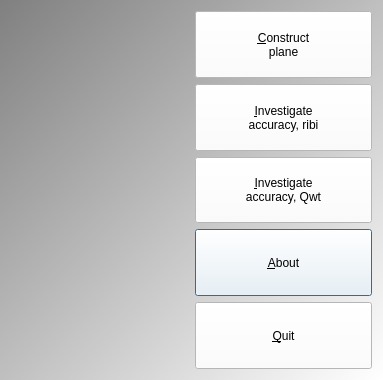
<?xml version="1.0" encoding="UTF-8"?>
<ui version="4.0">
 <class>QtTestPlaneMenuDialog</class>
 <widget class="QDialog" name="QtTestPlaneMenuDialog">
  <property name="geometry">
   <rect>
    <x>0</x>
    <y>0</y>
    <width>383</width>
    <height>380</height>
   </rect>
  </property>
  <property name="windowTitle">
   <string>TestPlane</string>
  </property>
  <property name="windowIcon">
   <iconset resource="ToolTestPlane.qrc">
    <normaloff>:/images/ToolTestPlaneR.png</normaloff>:/images/ToolTestPlaneR.png</iconset>
  </property>
  <property name="styleSheet">
   <string notr="true">QDialog { 
background-color: qlineargradient(x1: 0, y1: 0, x2: 1, y2: 1, stop: 0  #808080, stop: 1 #ffffff);
}
QPushButton { background-color: rgb(255, 255, 255);  }
QPushButton { color: rgb(0,0,0); }
QPushButton { font: 32px &quot;Courier New&quot;, courier, monospace }
QPlainTextEdit { font: 12px &quot;Courier New&quot;, courier, monospace }</string>
  </property>
  <layout class="QGridLayout" name="gridLayout">
   <item row="4" column="1">
    <widget class="QPushButton" name="button_about">
     <property name="sizePolicy">
      <sizepolicy hsizetype="Minimum" vsizetype="Preferred">
       <horstretch>0</horstretch>
       <verstretch>0</verstretch>
      </sizepolicy>
     </property>
     <property name="text">
      <string>&amp;About</string>
     </property>
    </widget>
   </item>
   <item row="3" column="1">
    <widget class="QPushButton" name="button_investigate_accuracy_qwt">
     <property name="sizePolicy">
      <sizepolicy hsizetype="Minimum" vsizetype="Preferred">
       <horstretch>0</horstretch>
       <verstretch>0</verstretch>
      </sizepolicy>
     </property>
     <property name="text">
      <string>&amp;Investigate
accuracy, Qwt</string>
     </property>
    </widget>
   </item>
   <item row="5" column="1">
    <widget class="QPushButton" name="button_quit">
     <property name="sizePolicy">
      <sizepolicy hsizetype="Minimum" vsizetype="Preferred">
       <horstretch>0</horstretch>
       <verstretch>0</verstretch>
      </sizepolicy>
     </property>
     <property name="text">
      <string>&amp;Quit</string>
     </property>
    </widget>
   </item>
   <item row="3" column="0">
    <widget class="QLabel" name="label">
     <property name="text">
      <string/>
     </property>
     <property name="pixmap">
      <pixmap resource="ToolTestPlane.qrc">:/images/ToolTestPlaneAccuracy.png</pixmap>
     </property>
     <property name="alignment">
      <set>Qt::AlignCenter</set>
     </property>
    </widget>
   </item>
   <item row="1" column="1">
    <widget class="QPushButton" name="button_investigate_accuracy_ribi">
     <property name="sizePolicy">
      <sizepolicy hsizetype="Minimum" vsizetype="Preferred">
       <horstretch>0</horstretch>
       <verstretch>0</verstretch>
      </sizepolicy>
     </property>
     <property name="text">
      <string>&amp;Investigate
accuracy, ribi</string>
     </property>
    </widget>
   </item>
   <item row="0" column="1">
    <widget class="QPushButton" name="button_start">
     <property name="sizePolicy">
      <sizepolicy hsizetype="Minimum" vsizetype="Preferred">
       <horstretch>0</horstretch>
       <verstretch>0</verstretch>
      </sizepolicy>
     </property>
     <property name="text">
      <string>&amp;Construct
plane</string>
     </property>
    </widget>
   </item>
   <item row="0" column="0">
    <widget class="QLabel" name="label_welcome">
     <property name="text">
      <string/>
     </property>
     <property name="pixmap">
      <pixmap resource="ToolTestPlane.qrc">:/images/ToolTestPlaneConstruct.png</pixmap>
     </property>
     <property name="scaledContents">
      <bool>false</bool>
     </property>
     <property name="alignment">
      <set>Qt::AlignCenter</set>
     </property>
    </widget>
   </item>
  </layout>
 </widget>
 <layoutdefault spacing="6" margin="11"/>
 <resources>
  <include location="ToolTestPlane.qrc"/>
 </resources>
 <connections/>
</ui>
